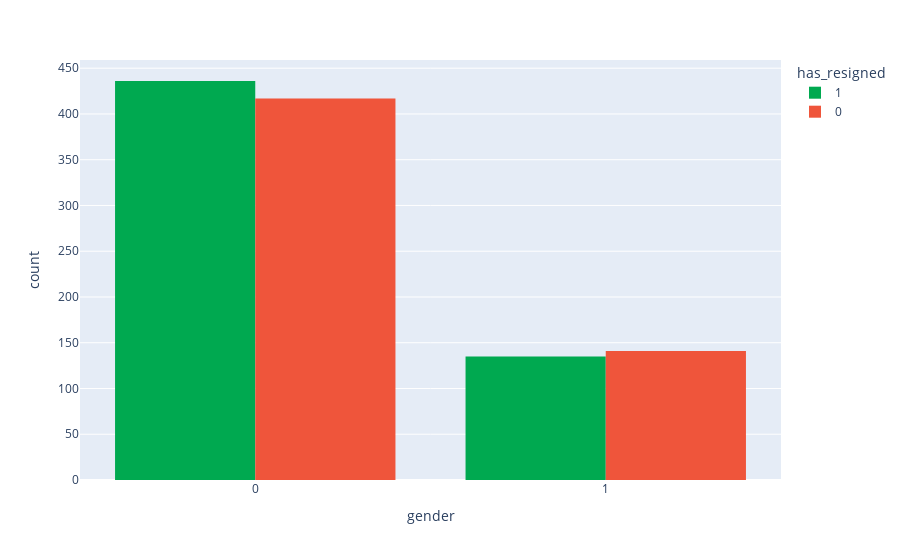

Here is the notebook cell this chart was saved with:
### Code cell
fig = px.histogram(df, x="gender", color='has_resigned', barmode='group',color_discrete_sequence=['#00A950', '#EF553B'])
fig.show()

### Figure 1 — Plotly figure (JSON) as saved in the notebook; plotly's stock layout.template omitted (floating-point values rounded to 4 significant figures; data arrays with more than 128 entries replaced by an {"elided": "..."} marker saying what was removed)
{"data": [{"alignmentgroup": "True", "bingroup": "x", "hovertemplate": "has_resigned=1<br>gender=%{x}<br>count=%{y}<extra></extra>", "legendgroup": "1", "marker": {"color": "#00A950", "pattern": {"shape": ""}}, "name": "1", "offsetgroup": "1", "orientation": "v", "showlegend": true, "type": "histogram", "x": {"elided": "571 int values"}, "xaxis": "x", "yaxis": "y"}, {"alignmentgroup": "True", "bingroup": "x", "hovertemplate": "has_resigned=0<br>gender=%{x}<br>count=%{y}<extra></extra>", "legendgroup": "0", "marker": {"color": "#EF553B", "pattern": {"shape": ""}}, "name": "0", "offsetgroup": "0", "orientation": "v", "showlegend": true, "type": "histogram", "x": {"elided": "558 int values"}, "xaxis": "x", "yaxis": "y"}], "layout": {"barmode": "group", "legend": {"title": {"text": "has_resigned"}, "tracegroupgap": 0}, "margin": {"t": 60}, "xaxis": {"anchor": "y", "domain": [0, 1], "title": {"text": "gender"}}, "yaxis": {"anchor": "x", "domain": [0, 1], "title": {"text": "count"}}}}
